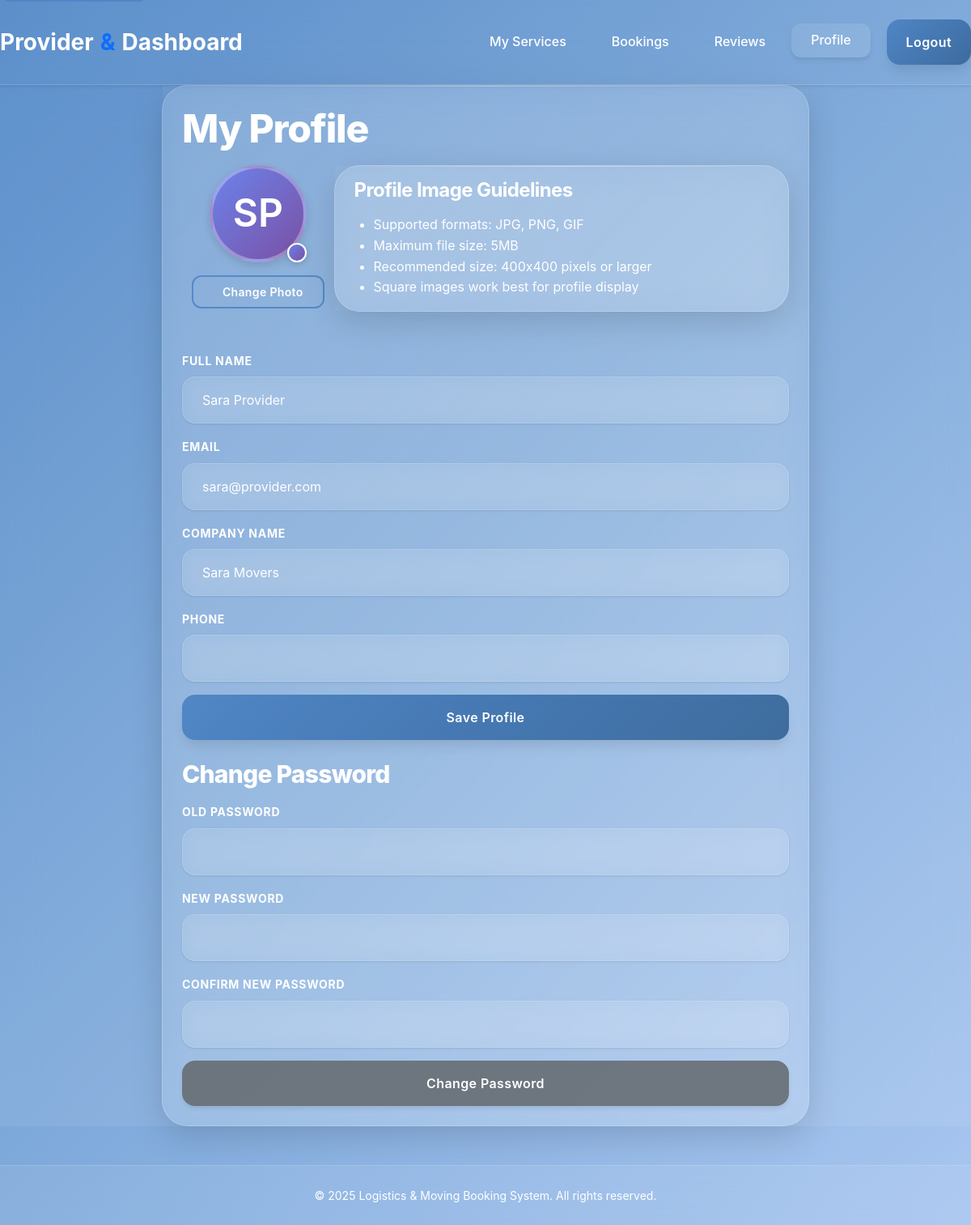
Page /provider_profile.php (signed in) on the committed database.
### tables this page shows
CREATE TABLE users (
  id INT AUTO_INCREMENT PRIMARY KEY,
  name VARCHAR(100) NOT NULL,
  email VARCHAR(100) NOT NULL UNIQUE,
  password VARCHAR(255) NOT NULL,
  role ENUM('client','provider','admin') NOT NULL DEFAULT 'client',
  phone VARCHAR(30),
  company_name VARCHAR(100),
  profile_image VARCHAR(255) DEFAULT NULL,
  created_at TIMESTAMP DEFAULT CURRENT_TIMESTAMP,
  status ENUM('active','inactive') DEFAULT 'active',
  rating DECIMAL(2,1) DEFAULT 0.0
);

### public/provider_profile.php (the view, shortened to what this page needs)
<?php
require_once __DIR__ . '/../includes/auth.php';
$user = current_user();
?>
<!DOCTYPE html>
<html lang="en">
<head>
  <link href="https://cdn.jsdelivr.net/npm/bootstrap@5.3.2/dist/css/bootstrap.min.css" rel="stylesheet">
  <link rel="stylesheet" href="../assets/css/style.css">
</head>
<body class="modern-bg">
<nav class="navbar navbar-expand-lg navbar-glass shadow-sm sticky-top">
  <div class="container-fluid">
    <a class="navbar-brand fw-bold fs-3 gradient-text" href="dashboard_provider.php">Provider<span class="text-primary">&</span>Dashboard</a>
    <div class="collapse navbar-collapse" id="providerNav">
      <ul class="navbar-nav ms-auto mb-2 mb-lg-0 align-items-center">
        <li class="nav-item"><a class="nav-link" href="provider_services.php">My Services</a></li>
        <li class="nav-item"><a class="nav-link" href="provider_bookings.php">Bookings</a></li>
        <li class="nav-item"><a class="nav-link" href="provider_reviews.php">Reviews</a></li>
        <li class="nav-item"><a class="nav-link active" href="provider_profile.php">Profile</a></li>
        <li class="nav-item ms-3"><a class="btn btn-primary px-4" href="logout.php">Logout</a></li>
      </ul>
    </div>
  </div>
</nav>
<section class="container-fluid py-4 section-glass">
  <div class="glass-card p-4 mb-4" style="width: 100%; margin: 0; max-width: 800px; margin: auto;">
    <h2 class="gradient-text mb-3">My Profile</h2>
    <div class="row mb-4">
      <div class="col-md-3">
        <div class="text-center">
          <?= get_profile_image_html($user, 'large', true) ?>
          <div class="mt-3">
            <button type="button" class="btn btn-outline-primary btn-sm" onclick="document.getElementById('profile_image_upload').click()">
              <i class="bi bi-camera me-1"></i>Change Photo
            </button>
          </div>
        </div>
      </div>
      <div class="col-md-9">
        <div class="glass-card p-3">
          <h5 class="mb-3"><i class="bi bi-info-circle me-2"></i>Profile Image Guidelines</h5>
          <ul class="mb-0 text-muted">
            <li>Supported formats: JPG, PNG, GIF</li>
            <li>Maximum file size: 5MB</li>
            <li>Recommended size: 400x400 pixels or larger</li>
            <li>Square images work best for profile display</li>
          </ul>
        </div>
      </div>
    </div>
    <form method="POST" class="mb-4">
      <div class="mb-3 text-start">
        <label class="form-label fw-bold">Full Name</label>
        <input type="text" class="form-control" name="name" value="<?= htmlspecialchars($user['name']) ?>" required>
      </div>
      <div class="mb-3 text-start">
        <label class="form-label fw-bold">Email</label>
        <input type="email" class="form-control" name="email" value="<?= htmlspecialchars($user['email']) ?>" required>
      </div>
      <div class="mb-3 text-start">
        <label class="form-label fw-bold">Company Name</label>
        <input type="text" class="form-control" name="company_name" value="<?= htmlspecialchars($user['company_name']) ?>">
      </div>
      <div class="mb-3 text-start">
        <label class="form-label fw-bold">Phone</label>
        <input type="text" class="form-control" name="phone" value="<?= htmlspecialchars($user['phone']) ?>">
      </div>
      <button class="btn btn-primary w-100">Save Profile</button>
    </form>
    <h4 class="gradient-text mb-3">Change Password</h4>
    <form method="POST">
      <div class="mb-3 text-start">
        <label class="form-label fw-bold">Old Password</label>
        <input type="password" class="form-control" name="old_password" required>
      </div>
      <div class="mb-3 text-start">
        <label class="form-label fw-bold">New Password</label>
        <input type="password" class="form-control" name="new_password" required>
      </div>
      <div class="mb-3 text-start">
        <label class="form-label fw-bold">Confirm New Password</label>
        <input type="password" class="form-control" name="confirm_password" required>
      </div>
      <button class="btn btn-secondary w-100">Change Password</button>
    </form>
  </div>
</section>
<footer class="footer-glass text-center py-4 mt-5">
  <small>&copy; <?php echo date('Y'); ?> Logistics & Moving Booking System. All rights reserved.</small>
</footer>
</body>
</html>

### includes/auth.php (shortened to what this page needs)
<?php
require_once __DIR__ . '/../config/db.php';
function current_user() {
    global $conn;
    $id = $_SESSION['user_id'];
    $stmt = mysqli_prepare($conn, "SELECT * FROM users WHERE id = ? LIMIT 1");
    mysqli_stmt_bind_param($stmt, 'i', $id);
    mysqli_stmt_execute($stmt);
    $result = mysqli_stmt_get_result($stmt);
    $user = mysqli_fetch_assoc($result);
    return $user;
}
function get_profile_image_html($user, $size = 'medium', $show_upload = false) {
    $name = $user['name'] ?? 'User';
    $profile_image = $user['profile_image'] ?? null;
    $user_id = $user['id'] ?? 0;
    $size_class = 'profile-image-' . $size;
    $placeholder_class = 'profile-image-placeholder-' . $size;
    $html = '<div class="profile-image-container">';
    if ($profile_image && file_exists('../assets/uploads/profile_images/' . $profile_image)) {
        $html .= '<img src="../assets/uploads/profile_images/' . htmlspecialchars($profile_image) . '"
                       alt="' . htmlspecialchars($name) . '"
                       class="profile-image ' . $size_class . '"
                       title="' . htmlspecialchars($name) . '">';
    } else {
        $initials = get_user_initials($name);
        $html .= '<div class="profile-image-placeholder ' . $placeholder_class . '" title="' . htmlspecialchars($name) . '">' . $initials . '</div>';
    }
    if ($show_upload) {
        $html .= '<label for="profile_image_' . $user_id . '" class="profile-image-upload" title="Upload Profile Image">
                    <i class="bi bi-camera"></i>
                  </label>
                  <input type="file" id="profile_image_' . $user_id . '"
                         class="profile-image-input"
                         accept="image/*"
                         data-user-id="' . $user_id . '">';
    }
    $html .= '</div>';
    return $html;
}
function get_user_initials($name) {
    $words = explode(' ', trim($name));
    $initials = '';
    if (count($words) >= 2) {
        $initials = strtoupper(substr($words[0], 0, 1) . substr($words[count($words) - 1], 0, 1));
    } else {
        $initials = strtoupper(substr($name, 0, 2));
    }
    return $initials;
}

### rows in the picture
users: name "SP", name "Sara Provider", email "sara@provider.com", company_name "Sara Movers"
